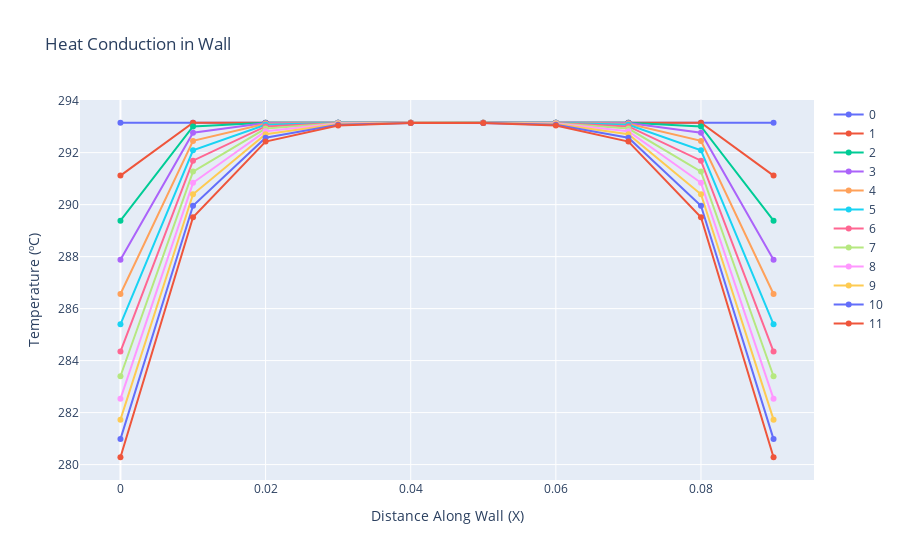

Notebook code cell kept with this figure:
### Code cell
fig = go.Figure()

for time, x_at_time in enumerate(t.Ttx):
    fig.add_trace(go.Scatter(x=t.x_vals, y=x_at_time, mode='lines+markers', name=time))
fig.update_layout(xaxis_title='Distance Along Wall (X)',
                  yaxis_title='Temperature (ºC)',
                  title='Heat Conduction in Wall')

### Figure 1 — Plotly figure (JSON) as saved in the notebook; plotly's stock layout.template omitted (floating-point values rounded to 4 significant figures)
{"data": [{"mode": "lines+markers", "name": "0", "type": "scatter", "x": [0, 0.01, 0.02, 0.03, 0.04, 0.05, 0.06, 0.07, 0.08, 0.09], "y": [293.1, 293.1, 293.1, 293.1, 293.1, 293.1, 293.1, 293.1, 293.1, 293.1]}, {"mode": "lines+markers", "name": "1", "type": "scatter", "x": [0, 0.01, 0.02, 0.03, 0.04, 0.05, 0.06, 0.07, 0.08, 0.09], "y": [291.1, 293.1, 293.1, 293.1, 293.1, 293.1, 293.1, 293.1, 293.1, 291.1]}, {"mode": "lines+markers", "name": "2", "type": "scatter", "x": [0, 0.01, 0.02, 0.03, 0.04, 0.05, 0.06, 0.07, 0.08, 0.09], "y": [289.4, 293.0, 293.1, 293.1, 293.1, 293.1, 293.1, 293.1, 293.0, 289.4]}, {"mode": "lines+markers", "name": "3", "type": "scatter", "x": [0, 0.01, 0.02, 0.03, 0.04, 0.05, 0.06, 0.07, 0.08, 0.09], "y": [287.9, 292.8, 293.1, 293.1, 293.1, 293.1, 293.1, 293.1, 292.8, 287.9]}, {"mode": "lines+markers", "name": "4", "type": "scatter", "x": [0, 0.01, 0.02, 0.03, 0.04, 0.05, 0.06, 0.07, 0.08, 0.09], "y": [286.6, 292.5, 293.1, 293.1, 293.1, 293.1, 293.1, 293.1, 292.5, 286.6]}, {"mode": "lines+markers", "name": "5", "type": "scatter", "x": [0, 0.01, 0.02, 0.03, 0.04, 0.05, 0.06, 0.07, 0.08, 0.09], "y": [285.4, 292.1, 293.1, 293.1, 293.1, 293.1, 293.1, 293.1, 292.1, 285.4]}, {"mode": "lines+markers", "name": "6", "type": "scatter", "x": [0, 0.01, 0.02, 0.03, 0.04, 0.05, 0.06, 0.07, 0.08, 0.09], "y": [284.3, 291.7, 293.0, 293.1, 293.1, 293.1, 293.1, 293.0, 291.7, 284.3]}, {"mode": "lines+markers", "name": "7", "type": "scatter", "x": [0, 0.01, 0.02, 0.03, 0.04, 0.05, 0.06, 0.07, 0.08, 0.09], "y": [283.4, 291.3, 292.9, 293.1, 293.1, 293.1, 293.1, 292.9, 291.3, 283.4]}, {"mode": "lines+markers", "name": "8", "type": "scatter", "x": [0, 0.01, 0.02, 0.03, 0.04, 0.05, 0.06, 0.07, 0.08, 0.09], "y": [282.5, 290.8, 292.8, 293.1, 293.1, 293.1, 293.1, 292.8, 290.8, 282.5]}, {"mode": "lines+markers", "name": "9", "type": "scatter", "x": [0, 0.01, 0.02, 0.03, 0.04, 0.05, 0.06, 0.07, 0.08, 0.09], "y": [281.7, 290.4, 292.7, 293.1, 293.1, 293.1, 293.1, 292.7, 290.4, 281.7]}, {"mode": "lines+markers", "name": "10", "type": "scatter", "x": [0, 0.01, 0.02, 0.03, 0.04, 0.05, 0.06, 0.07, 0.08, 0.09], "y": [281.0, 290.0, 292.6, 293.1, 293.1, 293.1, 293.1, 292.6, 290.0, 281.0]}, {"mode": "lines+markers", "name": "11", "type": "scatter", "x": [0, 0.01, 0.02, 0.03, 0.04, 0.05, 0.06, 0.07, 0.08, 0.09], "y": [280.3, 289.5, 292.4, 293.0, 293.1, 293.1, 293.0, 292.4, 289.5, 280.3]}], "layout": {"title": {"text": "Heat Conduction in Wall"}, "xaxis": {"title": {"text": "Distance Along Wall (X)"}}, "yaxis": {"title": {"text": "Temperature (ºC)"}}}}
